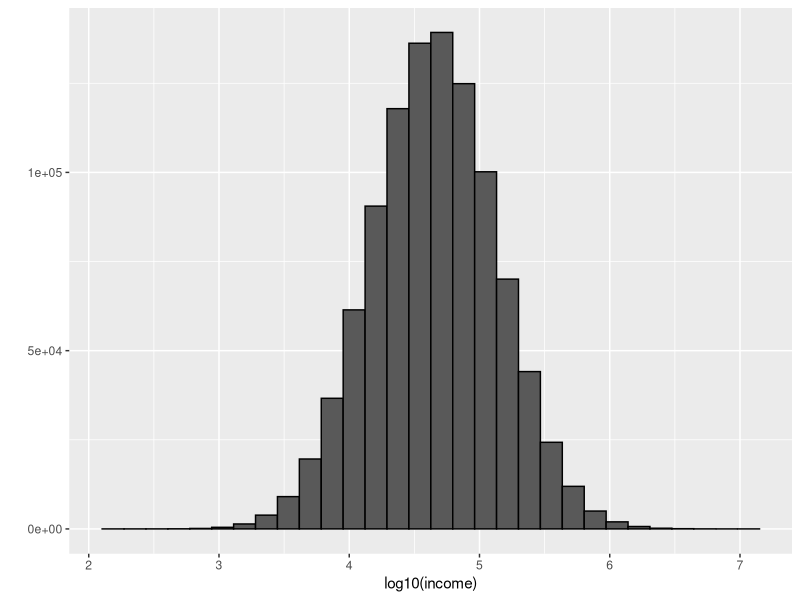
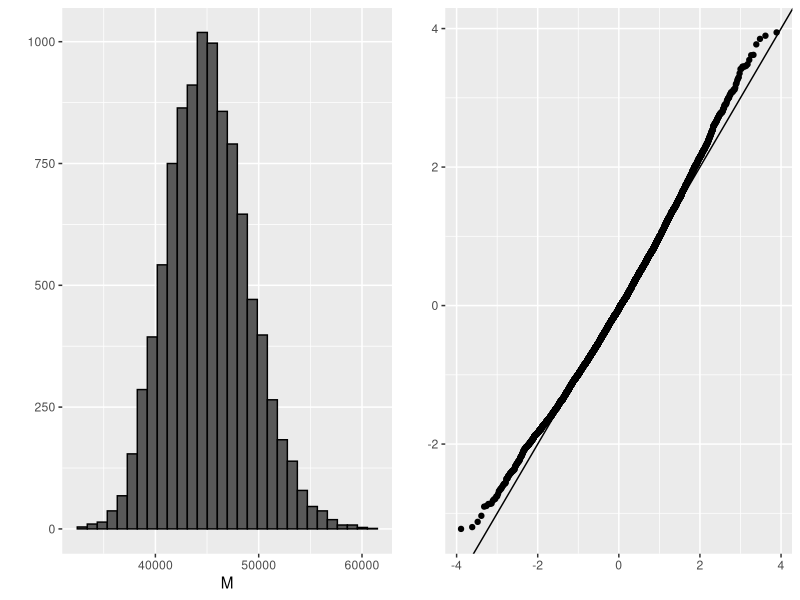
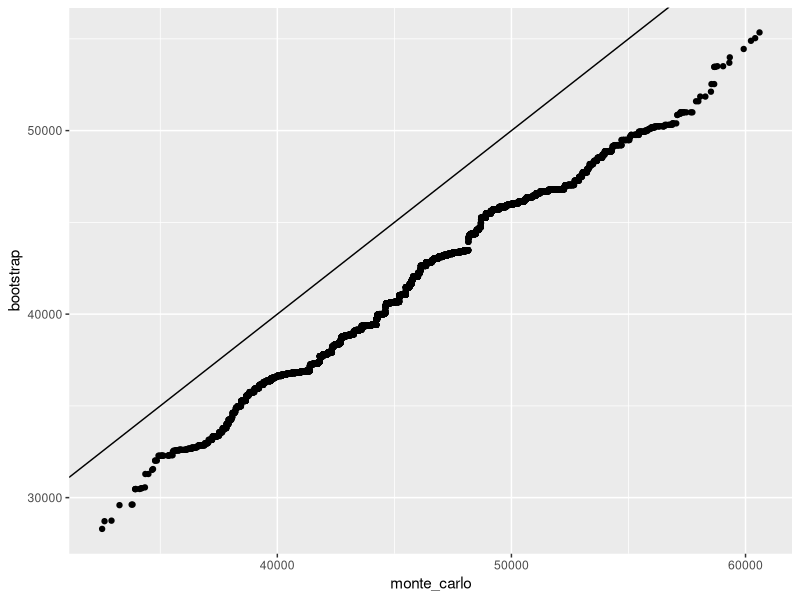

Write the R code that produced these figures, in order.
#S04_C20_bootstrap
#Bootstrap

library(dslabs)
library(tidyverse)
library(caret)
library(purrr)
library(gridExtra)

#En está modulo describimos el bootstrap.

#Vamos a usar un ejemplo muy simple para hacerlo.

#Suponga que la distribución del ingreso de una población es la siguiente.

n <- 10^6
income <- 10^(rnorm(n, log10(45000), log10(3)))
qplot(log10(income), bins = 30, color = I("black"))

#La mediana de la población es, en este caso, de aproximadamente 45,000.

m <- median(income)
m

#Supongamos que no tenemos acceso a toda la población, pero queremos estimar la mediana, llamémosla M. Tomamos una muestra de 250 y estimamos la mediana de la población, M, con la muestra mediana grande M, como esta.

set.seed(1995, sample.kind = "Rounding")

N <- 250
X <- sample(income, N)
M<- median(X)
M

#Ahora, ¿podemos construir un intervalo de confianza?
  
#¿Cuál es la distribución de la mediana muestral?
  
#De una simulación de Monte Carlo, vemos que la distribución de la mediana de la muestra es aproximadamente normal con el siguiente valor esperado y los errores estándar.

B <- 10^4

M <- replicate(B, {
  X <- sample(income, N)
  median(X)
})


#puedes verlo aqui.

p1 <- qplot(M, bins = 30, color = I("black"))
p2 <- qplot(sample = scale(M)) + geom_abline()
grid.arrange(p1, p2, ncol = 2)

mean(M)
sd(M)

#El problema aquí es que, como hemos descrito antes, en la práctica, no tenemos acceso a la distribución.

#En el pasado, hemos usado el teorema del límite central, pero el teorema del límite central que estudiamos se aplica a los promedios y aquí estamos interesados en la mediana.

#El bootstrap nos permite aproximar una simulación de Monte Carlo sin acceso a toda la distribución.

#La idea general es relativamente simple.

#Actuamos como si la muestra fuera la población completa y la muestra con conjuntos de datos de reemplazo del mismo tamaño.

#Luego calculamos la estadística de resumen, en este caso, la mediana, en lo que se llama la muestra de bootstrap.
#Ahora podemos comprobar qué tan cerca está de la distribución real.

#Podemos ver que está relativamente cerca.

  
#Hay una teoría que nos dice que la distribución de la estadística obtenida con muestras de bootstrap se aproxima a la distribución de nuestra estadística real.

#Así es como construimos muestras de bootstrap en una distribución aproximada.

#Este simple código.

B <- 10^4
M_star <- replicate(B, {
  X_star <- sample(X, N, replace = TRUE)
  median(X_star)
})

#Ahora podemos comprobar qué tan cerca está de la distribución real.

tibble(monte_carlo = sort(M), bootstrap = sort(M_star)) %>%
  qplot(monte_carlo, bootstrap, data = .) + 
  geom_abline()


#Podemos ver que está relativamente cerca.

quantile(M, c(0.05, 0.95))
quantile(M_star, c(0.05, 0.95))

#Vemos que no es perfecto, pero proporciona una aproximación decente.

#En particular, observe las cantidades que necesitamos para formar un intervalo de confianza del 95%.

#Están bastante cerca.

#Esto es mucho mejor de lo que obtenemos si utilizamos sin pensar el teorema del límite central, que nos daría este intervalo de confianza, que es completamente incorrecto.

median(X) + 1.96 * sd(X) / sqrt(N) * c(-1, 1)


#Si sabemos que la distribución es normal, podemos usar un bootstrap para estimar la media, el error estándar, y luego formar un intervalo de confianza de esa manera.

mean(M) + 1.96 * sd(M) * c(-1,1)
mean(M_star) + 1.96 * sd(M_star) * c(-1, 1)
